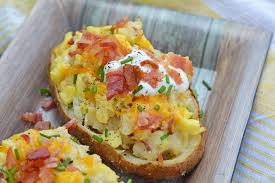
#> input picture Modul_8/fast-food/Baked Potato/Baked Potato-Train (10).jpeg, 275 x 183 px; its folder holds only this picture in this run
$ jupyter execute JurnalModul8.ipynb   (older library calls are emulated)
#> lines starting #> are read from the running program, lines starting #| are printed output that depends on the picture
[cell 1]
import os
import cv2
import numpy as np
from tqdm import tqdm
import pandas as pd
import math
from tqdm import tqdm

Dalam potongan kode yang diberikan, terdapat beberapa library yang diimpor dan memiliki peran yang berbeda. Pertama, library os digunakan untuk berinteraksi dengan sistem operasi. Fungsionalitas dari os dapat digunakan untuk melakukan operasi terkait file dan direktori, seperti mengakses file dan folder, mendapatkan daftar file dalam sebuah direktori, dan lain sebagainya.

Kemudian, library cv2 atau OpenCV digunakan untuk tugas-tugas pengolahan citra dan video. Dengan menggunakan cv2, Anda dapat membaca, menulis, dan memanipulasi gambar dan video. OpenCV juga menyediakan berbagai fungsi untuk deteksi objek, pengenalan wajah, ekstraksi fitur, serta analisis dan pemrosesan citra secara umum.

Selanjutnya, library numpy digunakan untuk melakukan operasi numerik yang efisien pada array multidimensi. Numpy menyediakan fungsi-fungsi yang kuat dan efisien untuk manipulasi data numerik, termasuk operasi matematika, indexing, dan pemrosesan array.

Library tqdm digunakan untuk membuat bar progres yang interaktif saat melakukan iterasi dalam loop. Dalam konteks potongan kode tersebut, tqdm mungkin digunakan untuk memberikan indikator visual tentang kemajuan iterasi pada loop tertentu.

Terakhir, library pandas menyediakan struktur data dan fungsi untuk analisis data yang efisien. Dengan menggunakan pandas, Anda dapat membaca, menulis, dan memanipulasi data dalam berbagai format seperti CSV, Excel, SQL, dan lain sebagainya. pandas juga menyediakan fitur-fitur untuk indexing, filtering, penggabungan data, dan komputasi statistik yang kuat.

[cell 2]
def normalize_resize_images(folder):
#> called with folder = 'fast-food'
    normalized_images = []

    for label in os.listdir(folder):
        label_path = os.path.join(folder, label)

        if os.path.isdir(label_path):
            print(f"Memproses gambar pada folder: {label}")

            for filename in os.listdir(label_path):
                file_path = os.path.join(label_path, filename)
                img = cv2.imread(file_path)
#> img is the input picture: shape (183, 275, 3); mean B, G, R 122.6, 150.3, 166.5

                if img is not None:
                    normalized_image = cv2.normalize(img, None, 0, 255, cv2.NORM_MINMAX, cv2.CV_8U)

                    resized_image = cv2.resize(normalized_image, (256, 256))
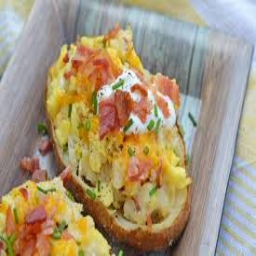
#> resized_image: shape (256, 256, 3); mean B, G, R 122.5, 150.2, 166.4

                    normalized_images.append(resized_image)

                else:
                    print(f"Gagal membaca gambar: {file_path}")

        else:
            print(f"Label '{label}' tidak dalam direktori")
    print('===========================================')
    print("Normalisasi dan resize selesai^^")
    print('\n')
    return normalized_images

Fungsi normalize_resize_images(folder) digunakan untuk melakukan normalisasi dan perubahan ukuran (resize) pada gambar-gambar yang berada dalam folder yang ditentukan. Pertama, fungsi melakukan iterasi melalui setiap label (subfolder) yang ada dalam folder tersebut. Setiap gambar dalam setiap label di-load menggunakan cv2.imread() untuk membaca gambar sebagai array piksel. Jika gambar berhasil dibaca, gambar tersebut di-normalisasi menggunakan cv2.normalize(), dengan rentang nilai 0-255, sehingga nilai pikselnya menjadi lebih terdistribusi secara normal. Setelah itu, gambar diubah ukurannya menjadi 256x256 piksel menggunakan cv2.resize(). Gambar yang telah dinormalisasi dan diubah ukurannya ditambahkan ke dalam list normalized_images. Jika ada kesalahan saat membaca gambar, pesan kesalahan akan ditampilkan. Setelah selesai memproses semua gambar dalam folder, fungsi mengembalikan list normalized_images yang berisi gambar-gambar yang telah dinormalisasi dan diubah ukurannya.

[cell 3]
def derajat0(img):
    max_val = np.max(img)
    img_tmp = np.zeros([max_val + 1, max_val + 1])

    for i in range(len(img)):
        for j in range(len(img[i]) - 1):
            img_tmp[img[i, j], img[i, j + 1]] += 1

    data = img_tmp + np.transpose(img_tmp)
    tmp = np.sum(data)

    for i in range(len(data)):
        for j in range(len(data)):
            data[i, j] /= tmp

    return data

def derajat45(img):
    max_val = np.max(img)
    img_tmp = np.zeros([max_val + 1, max_val + 1])

    for i in range(len(img) - 1):
        for j in range(len(img[i]) - 1):
            img_tmp[img[i + 1, j], img[i, j + 1]] += 1

    data = img_tmp + np.transpose(img_tmp)
    tmp = np.sum(data)

    for i in range(len(data)):
        for j in range(len(data)):
            data[i, j] /= tmp

    return data

def derajat90(img):
    max_val = np.max(img)
    img_tmp = np.zeros([max_val + 1, max_val + 1])

    for i in range(len(img) - 1):
        for j in range(len(img[i])):
            img_tmp[img[i + 1, j], img[i, j]] += 1

    data = img_tmp + np.transpose(img_tmp)
    tmp = np.sum(data)

    for i in range(len(data)):
        for j in range(len(data)):
            data[i, j] /= tmp

    return data

def derajat135(img):
    max_val = np.max(img)
    img_tmp = np.zeros([max_val + 1, max_val + 1])

    for i in range(len(img) - 1):
        for j in range(len(img[i]) - 1):
            img_tmp[img[i, j], img[i + 1, j + 1]] += 1

    data = img_tmp + np.transpose(img_tmp)
    tmp = np.sum(data)

    for i in range(len(data)):
        for j in range(len(data)):
            data[i, j] /= tmp

    return data

def extract_features(normalized_images):
    features = []

    for img in tqdm(normalized_images, desc='Ekstraksi fitur GLCM'):
        dat = []
        dat.append(derajat0(img))
        dat.append(derajat45(img))
        dat.append(derajat90(img))
        dat.append(derajat135(img))
        features.append(dat)

    return features

# Mendefinisikan path folder dataset
folder_path = "fast-food"

# Mengambil gambar, normalisasi, dan resize
images = normalize_resize_images(folder_path)
#> images = 2 items

# Mengambil subset gambar sesuai dengan batasan
batas_gambar = 25
subset_images = images[:batas_gambar]
#> subset_images = 2 items

# Ekstraksi fitur GLCM
features = extract_features(subset_images)
#> the loop in extract_features, `for img in tqdm(normalized_images, desc='Ekstraksi fitur GLCM'):` made 2 passes
#> features = 2 items

Fungsi derajat0(img) pada potongan kode tersebut berfungsi untuk menghasilkan matriks GLCM (Gray Level Co-occurrence Matrix) pada sudut 0 derajat (horisontal) dari sebuah gambar img. Langkah-langkah yang dilakukan oleh fungsi ini adalah sebagai berikut: Pertama, fungsi mencari nilai maksimum dalam gambar menggunakan np.max(img). Kemudian, matriks img_tmp dibuat sebagai matriks nol dengan ukuran (max_val + 1, max_val + 1). Selanjutnya, dilakukan iterasi melalui piksel-piksel gambar menggunakan nested loop. Pada setiap iterasi, kemunculan pasangan piksel pada sudut 0 derajat (horisontal) dihitung dengan menambahkan 1 ke elemen matriks img_tmp pada indeks yang sesuai. Setelah selesai iterasi, matriks img_tmp dijumlahkan dengan transpose-nya menggunakan np.transpose(img_tmp) untuk menghasilkan matriks GLCM simetris. Selanjutnya, dilakukan normalisasi pada setiap elemen matriks GLCM dengan membaginya dengan jumlah total kemunculan piksel yang dihitung menggunakan np.sum(data). Hasilnya, matriks GLCM yang telah dinormalisasi dikembalikan sebagai output fungsi.

Fungsi derajat45(img) pada potongan kode tersebut bertujuan untuk menghasilkan matriks GLCM (Gray Level Co-occurrence Matrix) pada sudut 45 derajat dari sebuah gambar img. Langkah-langkah yang dilakukan oleh fungsi ini meliputi: pertama, menghitung nilai maksimum dalam gambar menggunakan np.max(img) dan menyimpannya dalam variabel max_val. Selanjutnya, matriks img_tmp dengan ukuran (max_val + 1, max_val + 1) dibuat sebagai matriks nol. Kemudian, dilakukan iterasi melalui piksel-piksel gambar menggunakan nested loop. Pada setiap iterasi, kemunculan pasangan piksel pada sudut 45 derajat dihitung dengan menambahkan 1 ke elemen matriks img_tmp pada indeks yang sesuai. Setelah selesai iterasi, matriks img_tmp dijumlahkan dengan transpose-nya menggunakan np.transpose(img_tmp) untuk menghasilkan matriks GLCM yang simetris. Selanjutnya, dilakukan normalisasi pada setiap elemen matriks GLCM dengan membaginya dengan jumlah total kemunculan piksel yang dihitung menggunakan np.sum(data). Hasilnya, matriks GLCM yang telah dinormalisasi dikembalikan sebagai output fungsi.

Fungsi derajat90(img) pada potongan kode tersebut berfungsi untuk menghasilkan matriks GLCM (Gray Level Co-occurrence Matrix) pada sudut 90 derajat dari sebuah gambar img. Langkah-langkah yang dilakukan oleh fungsi ini adalah sebagai berikut: Pertama, variabel max_val diinisialisasi dengan nilai maksimum dalam gambar menggunakan np.max(img). Variabel ini digunakan untuk menentukan ukuran matriks GLCM. Selanjutnya, matriks img_tmp dibuat sebagai matriks nol dengan ukuran (max_val + 1, max_val + 1). Dilakukan iterasi melalui piksel-piksel gambar menggunakan nested loop. Pada setiap iterasi, kemunculan pasangan piksel pada sudut 90 derajat dihitung dengan menambahkan 1 ke elemen matriks img_tmp pada indeks yang sesuai. Setelah selesai iterasi, matriks img_tmp dijumlahkan dengan transpose-nya menggunakan np.transpose(img_tmp) untuk menghasilkan matriks GLCM simetris. Selanjutnya, dilakukan normalisasi pada setiap elemen matriks GLCM dengan membaginya dengan jumlah total kemunculan piksel yang dihitung menggunakan np.sum(data). Hasilnya, matriks GLCM yang telah dinormalisasi dikembalikan sebagai output fungsi.

Fungsi derajat135(img) pada potongan kode tersebut berfungsi untuk menghasilkan matriks GLCM (Gray Level Co-occurrence Matrix) pada sudut 135 derajat dari sebuah gambar img. Langkah-langkah yang dilakukan oleh fungsi ini meliputi: pertama, nilai maksimum dalam gambar dihitung menggunakan np.max(img) dan disimpan dalam variabel max_val. Selanjutnya, matriks img_tmp dengan ukuran (max_val + 1, max_val + 1) dibuat sebagai matriks nol. Dilakukan iterasi melalui piksel-piksel gambar menggunakan nested loop. Pada setiap iterasi, kemunculan pasangan piksel pada sudut 135 derajat dihitung dengan menambahkan 1 ke elemen matriks img_tmp pada indeks yang sesuai. Setelah selesai iterasi, matriks img_tmp dijumlahkan dengan transpose-nya menggunakan np.transpose(img_tmp) untuk menghasilkan matriks GLCM yang simetris. Selanjutnya, dilakukan normalisasi pada setiap elemen matriks GLCM dengan membaginya dengan jumlah total kemunculan piksel yang dihitung menggunakan np.sum(data). Hasilnya, matriks GLCM yang telah dinormalisasi dikembalikan sebagai output fungsi.

Fungsi extract_features(normalized_images) pada potongan kode tersebut bertujuan untuk mengekstraksi fitur GLCM (Gray Level Co-occurrence Matrix) dari kumpulan gambar yang telah dinormalisasi. Langkah-langkah yang dilakukan oleh fungsi ini meliputi: pertama, variabel features diinisialisasi sebagai sebuah list kosong yang akan menyimpan hasil ekstraksi fitur. Selanjutnya, dilakukan iterasi melalui setiap gambar yang telah dinormalisasi menggunakan loop for. Pada setiap iterasi, sebuah list dat diinisialisasi sebagai kontainer untuk menyimpan hasil ekstraksi fitur GLCM dari gambar tersebut. Selanjutnya, fungsi-fungsi derajat0(), derajat45(), derajat90(), dan derajat135() dipanggil untuk menghasilkan matriks GLCM pada berbagai sudut dari gambar yang sedang diproses. Matriks-matriks GLCM ini kemudian ditambahkan ke dalam list dat. Setelah selesai iterasi, list dat yang berisi matriks-matriks GLCM dari satu gambar dikumpulkan dalam list features. Pada akhirnya, list features yang berisi hasil ekstraksi fitur GLCM dari seluruh gambar dikembalikan sebagai output fungsi.

[cell 4]
def contrast(data):
    contrast = 0
    for i in range(len(data)):
        for j in range(len(data[0])):
            contrast += data[i][j] * pow(i - j, 2)
    return contrast

def dissimilarity(data):
    dissimilarity = 0
    for i in range(len(data)):
        for j in range(len(data[0])):
            dissimilarity += abs(i - j) * data[i][j]
    return dissimilarity

def homogeneity(data):
    homogeneity = 0
    for i in range(len(data)):
        for j in range(len(data[0])):
            homogeneity += data[i][j] / (1 + pow(i - j, 2))
    return homogeneity

def entropy(data):
    entropy = 0
    for i in range(len(data)):
        for j in range(len(data[0])):
            if data[i][j] > 0.0:
                entropy += -(data[i][j] * math.log(data[i][j]))
    return entropy

def asm(data):
    asm = 0
    for i in range(len(data)):
        for j in range(len(data[0])):
            asm += data[i][j] ** 2
    return asm

def energy(data):
    energy = 0
    for i in range(len(data)):
        for j in range(len(data[0])):
            energy += data[i][j] ** 2
    return energy

def correlation(data):
    correlation = 0
    mean_i = 0
    mean_j = 0
    std_i = 0
    std_j = 0
    for i in range(len(data)):
        for j in range(len(data[0])):
            correlation += ((i * j) * data[i][j])
            mean_i += i * data[i][j]
            mean_j += j * data[i][j]

    for i in range(len(data)):
        for j in range(len(data[0])):
            std_i += ((i - mean_i) ** 2) * data[i][j]
            std_j += ((j - mean_j) ** 2) * data[i][j]

    std_i = math.sqrt(std_i)
    std_j = math.sqrt(std_j)

    if std_i != 0 and std_j != 0:
        correlation = (correlation - (mean_i * mean_j)) / (std_i * std_j)

    return correlation

data0 = []
angles = ['0', '45', '90', '135']
result = []

batas_gambar = 10000

for j in tqdm(range(min(len(features), batas_gambar)), desc="Ekstraksi"):
    extracted_data = []
    extracted_data.append(folder_path)  # Menggunakan folder_path sebagai informasi folder

    for i in features[j]:
        contrast_val = contrast(i)
        extracted_data.append(contrast_val)

        dissimilarity_val = dissimilarity(i)
        extracted_data.append(dissimilarity_val)

        homogeneity_val = homogeneity(i)
        extracted_data.append(homogeneity_val)

        entropy_val = entropy(i)
        extracted_data.append(entropy_val)

        asm_val = asm(i)
        extracted_data.append(asm_val)

        energy_val = energy(i)
        extracted_data.append(energy_val)

        correlation_val = correlation(i)
        extracted_data.append(correlation_val)

    result.append(extracted_data)
#> this loop made 2 passes
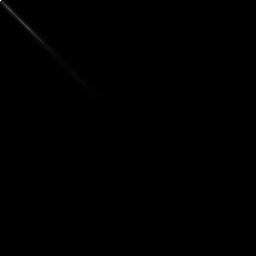
#> i: shape (256, 256) float64; min 0, max 0.0123, mean 1.53e-05; drawn with min black and max white
#> after the loop, result = 2 items

headers = ['path']
for angle in angles:
    headers.extend([f'kontras{angle}', f'dissimilarity{angle}', f'homogenitas{angle}', f'entropi{angle}', f'asm{angle}', f'energi{angle}', f'correlation{angle}'])
#> (the rest of the program and of its run is left out)
